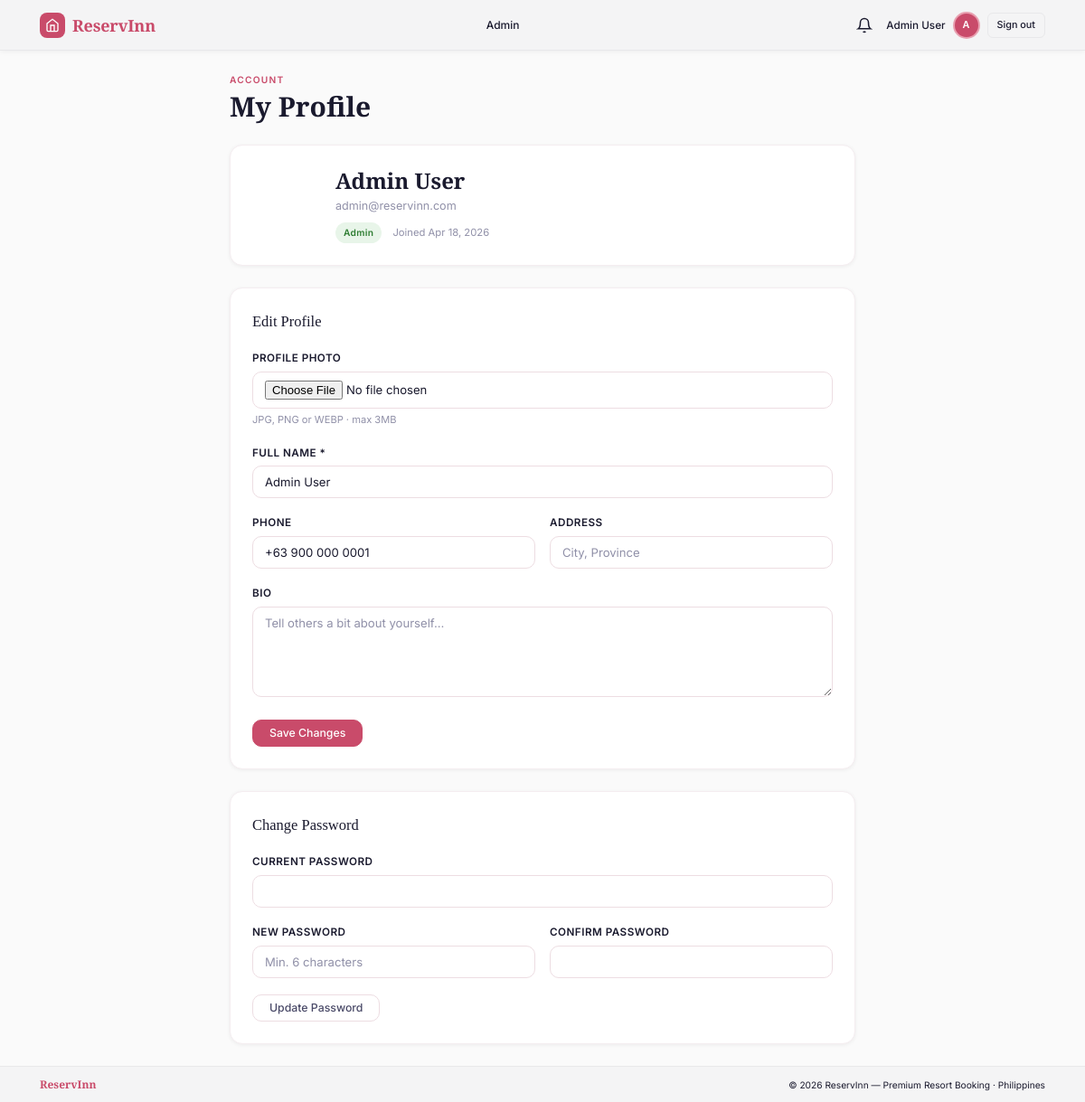
The page /pages/profile.php (signed in) on the database its author committed.
### tables this page shows
CREATE TABLE IF NOT EXISTS `users` (
  `user_id`       INT UNSIGNED     NOT NULL AUTO_INCREMENT,
  `email`         VARCHAR(160)     NOT NULL,
  `password_hash` VARCHAR(255)     NOT NULL,
  `full_name`     VARCHAR(120)     NOT NULL,
  `phone`         VARCHAR(30)      DEFAULT NULL,
  `role_id`       TINYINT UNSIGNED NOT NULL DEFAULT 3,
  `is_active`     TINYINT(1)       NOT NULL DEFAULT 1,
   
  `bio`           TEXT             DEFAULT NULL,
  `address`       VARCHAR(255)     DEFAULT NULL,
  `profile_photo` VARCHAR(255)     DEFAULT NULL,
  `created_at`    DATETIME         NOT NULL DEFAULT CURRENT_TIMESTAMP,
  `updated_at`    DATETIME         NOT NULL DEFAULT CURRENT_TIMESTAMP ON UPDATE CURRENT_TIMESTAMP,
  PRIMARY KEY (`user_id`),
  UNIQUE KEY `uk_email` (`email`),
  KEY `fk_user_role` (`role_id`),
  CONSTRAINT `fk_user_role` FOREIGN KEY (`role_id`) REFERENCES `user_roles` (`role_id`)
);

CREATE TABLE IF NOT EXISTS `user_roles` (
  `role_id`   TINYINT UNSIGNED NOT NULL AUTO_INCREMENT,
  `role_name` VARCHAR(20)      NOT NULL,
  PRIMARY KEY (`role_id`),
  UNIQUE KEY `uk_role_name` (`role_name`)
);

### config.php (called while the page is built, shortened)
<?php
function profilePhotoSrc(?string $filename, int $depth = 1): string {
    if (!$filename) return '';
    $base = str_repeat('../', $depth) . 'uploads/profiles/';
    $abs  = PROFILE_DIR . basename($filename);
    return file_exists($abs) ? $base . basename($filename) : '';
}
?>

### pages/profile.php (the view, shortened to what this page needs)
<?php
require_once '../config.php';
$uid   = (int)$_SESSION['user_id'];
$user = null;
try {
    $stmt = $pdo->prepare("SELECT u.*, r.role_name FROM users u JOIN user_roles r ON u.role_id=r.role_id WHERE u.user_id=?");
    $stmt->execute([$uid]);
    $user = $stmt->fetch();
} catch (PDOException $e) { error_log($e->getMessage()); }
include '_head.php';
?>
<main class="section section--sm">
  <div class="container container--sm" style="max-width:740px">
    <div class="section-header">
      <div>
        <span class="section-eyebrow">Account</span>
        <h1>My Profile</h1>
      </div>
    </div>
    <div class="card mb-24">
      <div class="card__body" style="display:flex;align-items:center;gap:20px;flex-wrap:wrap">
        <div style="flex-shrink:0">
          <?php $displaySrc = profilePhotoSrc($user['profile_photo']); ?>
          <?php if ($displaySrc): ?>
            <img src="<?php echo htmlspecialchars($displaySrc); ?>"
                 alt="Profile"
                 style="width:72px;height:72px;border-radius:50%;object-fit:cover;border:3px solid var(--border)">
          <?php else: ?>
            <div style="width:72px;height:72px;border-radius:50%;background:var(--coral);color:#fff;font-family:var(--font-display);font-size:1.8rem;font-weight:600;display:flex;align-items:center;justify-content:center">
            </div>
          <?php endif; ?>
        </div>
        <div>
          <h2 style="margin:0"><?php echo htmlspecialchars($user['full_name']); ?></h2>
          <div style="color:var(--text-muted);font-size:.84rem;margin-top:3px"><?php echo htmlspecialchars($user['email']); ?></div>
          <div style="margin-top:6px">
            <span class="badge badge--confirmed"><?php echo ucfirst($user['role_name']); ?></span>
            <span style="font-size:.75rem;color:var(--text-muted);margin-left:8px">Joined <?php echo date('M d, Y',strtotime($user['created_at'])); ?></span>
          </div>
        </div>
      </div>
    </div>
    <div class="card mb-24">
      <div class="card__body">
        <h3 style="margin-bottom:18px">Edit Profile</h3>
        <form method="POST" action="" enctype="multipart/form-data">
          <div class="form-group">
            <label class="form-label">Profile Photo</label>
            <input class="form-control" type="file" name="profile_photo" accept="image/jpeg,image/png,image/webp">
            <div class="form-hint">JPG, PNG or WEBP · max 3MB</div>
          </div>
          <div class="form-group">
            <label class="form-label" for="full_name">Full Name <span style="color:var(--coral)">*</span></label>
            <input class="form-control" type="text" id="full_name" name="full_name" value="<?php echo htmlspecialchars($user['full_name']); ?>" required>
          </div>
          <div class="form-row">
            <div class="form-group">
              <label class="form-label" for="phone">Phone</label>
              <input class="form-control" type="tel" id="phone" name="phone" value="<?php echo htmlspecialchars($user['phone']??''); ?>" placeholder="+63 912 345 6789">
            </div>
            <div class="form-group">
              <label class="form-label" for="address">Address</label>
              <input class="form-control" type="text" id="address" name="address" value="<?php echo htmlspecialchars($user['address']??''); ?>" placeholder="City, Province">
            </div>
          </div>
          <div class="form-group">
            <label class="form-label" for="bio">Bio</label>
            <textarea class="form-control" id="bio" name="bio" rows="3" placeholder="Tell others a bit about yourself…"><?php echo htmlspecialchars($user['bio']??''); ?></textarea>
          </div>
          <button type="submit" class="btn btn--primary">Save Changes</button>
        </form>
      </div>
    </div>
    <div class="card">
      <div class="card__body">
        <h3 style="margin-bottom:18px">Change Password</h3>
        <form method="POST" action="">
          <div class="form-group">
            <label class="form-label" for="current_password">Current Password</label>
            <input class="form-control" type="password" id="current_password" name="current_password" required>
          </div>
          <div class="form-row">
            <div class="form-group">
              <label class="form-label" for="new_password">New Password</label>
              <input class="form-control" type="password" id="new_password" name="new_password" placeholder="Min. 6 characters" required>
            </div>
            <div class="form-group">
              <label class="form-label" for="confirm_password">Confirm Password</label>
              <input class="form-control" type="password" id="confirm_password" name="confirm_password" required>
            </div>
          </div>
          <button type="submit" class="btn btn--ghost">Update Password</button>
        </form>
      </div>
    </div>
  </div>
</main>
<?php include '_foot.php'; ?>

### css/style.css (style rules this page uses)
:root { --pink: #f9e4e8; --pink-mid: #f2c8d0; --pink-dark: #e8a0b0; --pink-accent: #d4607a; --rose: #c94b6a; --smoke: #f4f4f5; --smoke-border:#e8e8ea; --white: #ffffff; --bg: #fafafa; --card: #ffffff; --text: #1a1a2e; --text-2: #4a4a68; --text-muted: #9090a8; --border: #eddde2; --border-light:#f4edf0; --success-bg: #e8f5e9; --success: #2e7d32; --error-bg: #fdecea; --error: #c62828; --info-bg: #e3f2fd; --info: #1565c0; --warn-bg: #fff8e1; --warn: #e65100; --font-display: 'Playfair Display', Georgia, serif; --font-body: 'Inter', system-ui, sans-serif; --radius-sm: 6px; --radius-md: 10px; --radius-lg: 14px; --radius-xl: 20px; --shadow-sm: 0 1px 4px rgba(0,0,0,.06); --shadow-md: 0 4px 16px rgba(0,0,0,.09); --shadow-lg: 0 8px 32px rgba(0,0,0,.11); --nav-h: 56px; --foot-h: 40px; --side-w: 220px; --trans: 0.18s ease; }
*,*::before,*::after { box-sizing:border-box;margin:0;padding:0 }
html { font-size:15px;scroll-behavior:smooth;height:100% }
body { font-family:var(--font-body);color:var(--text);background:var(--bg); line-height:1.6;-webkit-font-smoothing:antialiased; min-height:100vh;display:flex;flex-direction:column; }
h1 { font-family:var(--font-display);font-size:clamp(1.5rem,3vw,2rem);font-weight:600;color:var(--text);line-height:1.2 }
h2 { font-family:var(--font-display);font-size:clamp(1.2rem,2vw,1.6rem);font-weight:600;color:var(--text);line-height:1.25 }
h3 { font-family:var(--font-display);font-size:1.1rem;font-weight:500;color:var(--text) }
.container { width:100%;max-width:1160px;margin:0 auto;padding:0 24px }
.container--sm { max-width:820px }
.mb-24 { margin-bottom:24px }
.section-eyebrow { display:block;font-size:.68rem;font-weight:600;letter-spacing:.12em;text-transform:uppercase;color:var(--rose);margin-bottom:4px }
body>main, body>.dash-layout { margin-top:var(--nav-h); flex:1 0 auto; }
.btn { display:inline-flex;align-items:center;justify-content:center;gap:6px; font-family:var(--font-body);font-size:.82rem;font-weight:500; padding:8px 18px;border-radius:var(--radius-md); border:1px solid transparent;cursor:pointer; transition:all var(--trans);white-space:nowrap;text-decoration:none;line-height:1; }
.btn--primary { background:var(--rose);color:#fff;border-color:var(--rose) }
.btn--ghost { background:transparent;color:var(--text-2);border-color:var(--border) }
.card { background:var(--card);border:1px solid var(--border-light); border-radius:var(--radius-lg);box-shadow:var(--shadow-sm);overflow:hidden; transition:box-shadow var(--trans); }
.card__body { padding:24px }
.form-group { margin-bottom:18px }
.form-label { display:block;font-size:.78rem;font-weight:600;color:var(--text);margin-bottom:5px;text-transform:uppercase;letter-spacing:.04em }
.form-control { width:100%;padding:9px 13px;font-size:.875rem;font-family:var(--font-body); color:var(--text);background:#fff; border:1px solid var(--border);border-radius:var(--radius-md); transition:border-color var(--trans),box-shadow var(--trans);outline:none; }
.form-control::placeholder { color:var(--text-muted) }
textarea.form-control { resize:vertical;min-height:100px }
.form-hint { font-size:.74rem;color:var(--text-muted);margin-top:4px }
.form-row { display:grid;grid-template-columns:1fr 1fr;gap:16px }
.badge { display:inline-flex;align-items:center;padding:3px 9px;border-radius:20px; font-size:.68rem;font-weight:600;letter-spacing:.03em;text-transform:capitalize; }
.badge--confirmed { background:#e8f5e9;color:#2e7d32 }
.section-header { display:flex;align-items:flex-start;justify-content:space-between;gap:16px;margin-bottom:24px;flex-wrap:wrap }
.section { padding:40px 0 }
.section--sm { padding:24px 0 }

### rows shown on the page
users: full_name "Admin User", email "admin@reservinn.com", role.role_name "Admin", created_at "Apr 18, 2026", phone "+63 900 000 0001"

### other values the page prints
$_SESSION['user_name'] "Admin User"
substr($_SESSION['user_name'] ?? 'U', 0, 1) "A"
